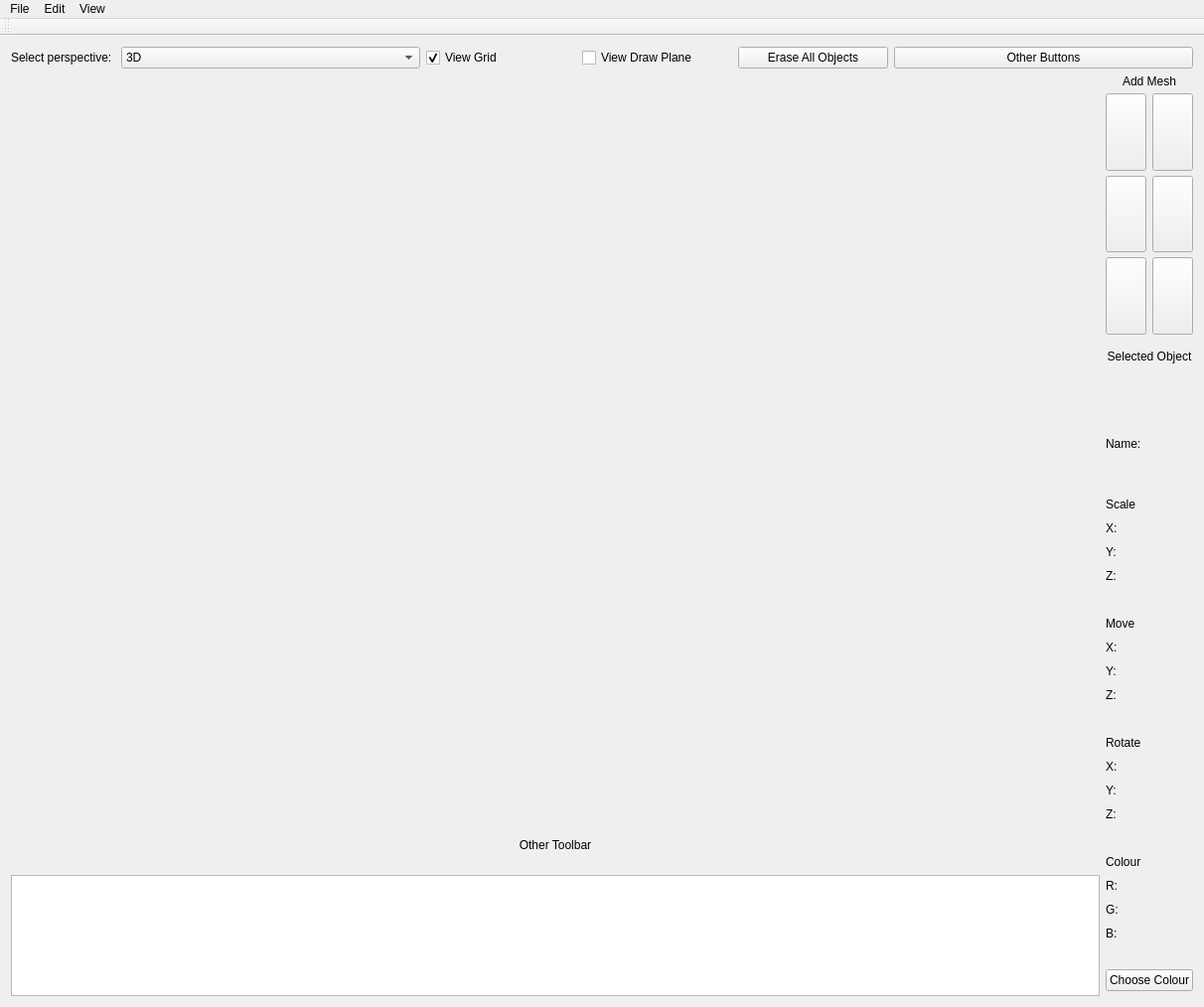
<?xml version="1.0" encoding="UTF-8"?>
<ui version="4.0">
 <class>MainWindow</class>
 <widget class="QMainWindow" name="MainWindow">
  <property name="geometry">
   <rect>
    <x>0</x>
    <y>0</y>
    <width>1212</width>
    <height>1014</height>
   </rect>
  </property>
  <property name="sizePolicy">
   <sizepolicy hsizetype="Preferred" vsizetype="Preferred">
    <horstretch>0</horstretch>
    <verstretch>0</verstretch>
   </sizepolicy>
  </property>
  <property name="windowTitle">
   <string>MainWindow</string>
  </property>
  <widget class="QWidget" name="MAINVLAYOUT">
   <layout class="QVBoxLayout" name="verticalLayout">
    <item>
     <layout class="QHBoxLayout" name="horizontalLayout_6" stretch="0,2,1,1,1,2">
      <property name="bottomMargin">
       <number>0</number>
      </property>
      <item>
       <widget class="QLabel" name="label_6">
        <property name="text">
         <string>Select perspective: </string>
        </property>
       </widget>
      </item>
      <item>
       <widget class="QComboBox" name="viewComboBox">
        <item>
         <property name="text">
          <string>3D</string>
         </property>
        </item>
        <item>
         <property name="text">
          <string>Top</string>
         </property>
        </item>
       </widget>
      </item>
      <item>
       <widget class="QCheckBox" name="wireframe">
        <property name="text">
         <string>View Grid</string>
        </property>
        <property name="checked">
         <bool>true</bool>
        </property>
       </widget>
      </item>
      <item>
       <widget class="QCheckBox" name="drawPlane">
        <property name="enabled">
         <bool>true</bool>
        </property>
        <property name="text">
         <string>View Draw Plane</string>
        </property>
       </widget>
      </item>
      <item>
       <widget class="QPushButton" name="eraseAll">
        <property name="text">
         <string>Erase All Objects</string>
        </property>
       </widget>
      </item>
      <item>
       <widget class="QPushButton" name="pushButton">
        <property name="text">
         <string>Other Buttons</string>
        </property>
       </widget>
      </item>
     </layout>
    </item>
    <item>
     <layout class="QHBoxLayout" name="mainLayout" stretch="13,1">
      <property name="sizeConstraint">
       <enum>QLayout::SetDefaultConstraint</enum>
      </property>
      <item>
       <layout class="QVBoxLayout" name="verticalLayout_5" stretch="25,1,4">
        <item>
         <layout class="QHBoxLayout" name="horizontalLayout_10">
          <item>
           <widget class="PolygonWidget" name="modelCoords" native="true"/>
          </item>
         </layout>
        </item>
        <item>
         <layout class="QHBoxLayout" name="horizontalLayout_9">
          <item>
           <widget class="QLabel" name="label_3">
            <property name="text">
             <string>Other Toolbar</string>
            </property>
            <property name="alignment">
             <set>Qt::AlignHCenter|Qt::AlignTop</set>
            </property>
           </widget>
          </item>
         </layout>
        </item>
        <item>
         <widget class="QListWidget" name="listWidget_2"/>
        </item>
       </layout>
      </item>
      <item>
       <layout class="QVBoxLayout" name="verticalLayout_4" stretch="2,5">
        <property name="spacing">
         <number>10</number>
        </property>
        <property name="sizeConstraint">
         <enum>QLayout::SetDefaultConstraint</enum>
        </property>
        <property name="bottomMargin">
         <number>0</number>
        </property>
        <item>
         <layout class="QVBoxLayout" name="MeshesLayout" stretch="1,2,2,2">
          <property name="spacing">
           <number>5</number>
          </property>
          <property name="sizeConstraint">
           <enum>QLayout::SetDefaultConstraint</enum>
          </property>
          <item>
           <widget class="QLabel" name="label">
            <property name="sizePolicy">
             <sizepolicy hsizetype="Minimum" vsizetype="Maximum">
              <horstretch>0</horstretch>
              <verstretch>0</verstretch>
             </sizepolicy>
            </property>
            <property name="frameShape">
             <enum>QFrame::NoFrame</enum>
            </property>
            <property name="text">
             <string>Add Mesh</string>
            </property>
            <property name="alignment">
             <set>Qt::AlignCenter</set>
            </property>
           </widget>
          </item>
          <item>
           <layout class="QHBoxLayout" name="horizontalLayout_3" stretch="0,0">
            <item>
             <widget class="QPushButton" name="sphereButton">
              <property name="sizePolicy">
               <sizepolicy hsizetype="Minimum" vsizetype="Minimum">
                <horstretch>0</horstretch>
                <verstretch>0</verstretch>
               </sizepolicy>
              </property>
              <property name="focusPolicy">
               <enum>Qt::ClickFocus</enum>
              </property>
              <property name="styleSheet">
               <string notr="true">border-image: url(:/buttons/sphere_icon.png);</string>
              </property>
              <property name="text">
               <string/>
              </property>
             </widget>
            </item>
            <item>
             <widget class="QPushButton" name="cubeButton">
              <property name="sizePolicy">
               <sizepolicy hsizetype="Minimum" vsizetype="Minimum">
                <horstretch>0</horstretch>
                <verstretch>0</verstretch>
               </sizepolicy>
              </property>
              <property name="focusPolicy">
               <enum>Qt::ClickFocus</enum>
              </property>
              <property name="styleSheet">
               <string notr="true">border-image: url(:/buttons/cube.png);</string>
              </property>
              <property name="text">
               <string/>
              </property>
             </widget>
            </item>
           </layout>
          </item>
          <item>
           <layout class="QHBoxLayout" name="horizontalLayout_7" stretch="0,0">
            <item>
             <widget class="QPushButton" name="cylinderButton">
              <property name="sizePolicy">
               <sizepolicy hsizetype="Minimum" vsizetype="Minimum">
                <horstretch>0</horstretch>
                <verstretch>0</verstretch>
               </sizepolicy>
              </property>
              <property name="focusPolicy">
               <enum>Qt::ClickFocus</enum>
              </property>
              <property name="styleSheet">
               <string notr="true">border-image: url(:/buttons/cylinder.png);</string>
              </property>
              <property name="text">
               <string/>
              </property>
             </widget>
            </item>
            <item>
             <widget class="QPushButton" name="coneButton">
              <property name="sizePolicy">
               <sizepolicy hsizetype="Minimum" vsizetype="Minimum">
                <horstretch>0</horstretch>
                <verstretch>0</verstretch>
               </sizepolicy>
              </property>
              <property name="focusPolicy">
               <enum>Qt::ClickFocus</enum>
              </property>
              <property name="styleSheet">
               <string notr="true">border-image: url(:/buttons/cone.png);</string>
              </property>
              <property name="text">
               <string/>
              </property>
             </widget>
            </item>
           </layout>
          </item>
          <item>
           <layout class="QHBoxLayout" name="horizontalLayout_2" stretch="0,0">
            <item>
             <widget class="QPushButton" name="sphereButton10">
              <property name="sizePolicy">
               <sizepolicy hsizetype="Minimum" vsizetype="Minimum">
                <horstretch>0</horstretch>
                <verstretch>0</verstretch>
               </sizepolicy>
              </property>
              <property name="focusPolicy">
               <enum>Qt::ClickFocus</enum>
              </property>
              <property name="styleSheet">
               <string notr="true"/>
              </property>
              <property name="text">
               <string/>
              </property>
             </widget>
            </item>
            <item>
             <widget class="QPushButton" name="pushButton_4">
              <property name="sizePolicy">
               <sizepolicy hsizetype="Minimum" vsizetype="Minimum">
                <horstretch>0</horstretch>
                <verstretch>0</verstretch>
               </sizepolicy>
              </property>
              <property name="focusPolicy">
               <enum>Qt::ClickFocus</enum>
              </property>
              <property name="styleSheet">
               <string notr="true"/>
              </property>
              <property name="text">
               <string/>
              </property>
             </widget>
            </item>
           </layout>
          </item>
         </layout>
        </item>
        <item>
         <layout class="QVBoxLayout" name="objectInfoLayout" stretch="1,1,0,1">
          <property name="spacing">
           <number>5</number>
          </property>
          <property name="sizeConstraint">
           <enum>QLayout::SetDefaultConstraint</enum>
          </property>
          <property name="bottomMargin">
           <number>5</number>
          </property>
          <item>
           <layout class="QVBoxLayout" name="verticalLayout_9">
            <property name="topMargin">
             <number>5</number>
            </property>
            <item>
             <widget class="QLabel" name="currentObjectLabel">
              <property name="text">
               <string>Selected Object</string>
              </property>
              <property name="alignment">
               <set>Qt::AlignHCenter|Qt::AlignTop</set>
              </property>
             </widget>
            </item>
           </layout>
          </item>
          <item>
           <layout class="QHBoxLayout" name="horizontalLayout_11">
            <property name="topMargin">
             <number>10</number>
            </property>
            <item>
             <widget class="QLabel" name="label_4">
              <property name="text">
               <string>Name:</string>
              </property>
             </widget>
            </item>
            <item>
             <widget class="QLabel" name="objectLabel">
              <property name="text">
               <string/>
              </property>
             </widget>
            </item>
           </layout>
          </item>
          <item>
           <layout class="QFormLayout" name="formLayout">
            <property name="fieldGrowthPolicy">
             <enum>QFormLayout::ExpandingFieldsGrow</enum>
            </property>
            <property name="verticalSpacing">
             <number>10</number>
            </property>
            <property name="topMargin">
             <number>0</number>
            </property>
            <item row="2" column="0">
             <widget class="QLabel" name="label_5">
              <property name="text">
               <string>Scale</string>
              </property>
             </widget>
            </item>
            <item row="3" column="0">
             <widget class="QLabel" name="label_13">
              <property name="text">
               <string>X:</string>
              </property>
             </widget>
            </item>
            <item row="4" column="0">
             <widget class="QLabel" name="label_14">
              <property name="text">
               <string>Y:</string>
              </property>
             </widget>
            </item>
            <item row="5" column="0">
             <widget class="QLabel" name="label_15">
              <property name="text">
               <string>Z:</string>
              </property>
             </widget>
            </item>
            <item row="7" column="0">
             <widget class="QLabel" name="label_2">
              <property name="text">
               <string>Move</string>
              </property>
             </widget>
            </item>
            <item row="8" column="0">
             <widget class="QLabel" name="label_7">
              <property name="text">
               <string>X:</string>
              </property>
             </widget>
            </item>
            <item row="9" column="0">
             <widget class="QLabel" name="label_8">
              <property name="text">
               <string>Y:</string>
              </property>
             </widget>
            </item>
            <item row="10" column="0">
             <widget class="QLabel" name="label_9">
              <property name="text">
               <string>Z:</string>
              </property>
             </widget>
            </item>
            <item row="12" column="0">
             <widget class="QLabel" name="label_10">
              <property name="text">
               <string>Rotate</string>
              </property>
             </widget>
            </item>
            <item row="13" column="0">
             <widget class="QLabel" name="label_11">
              <property name="text">
               <string>X:</string>
              </property>
             </widget>
            </item>
            <item row="14" column="0">
             <widget class="QLabel" name="label_12">
              <property name="text">
               <string>Y:</string>
              </property>
             </widget>
            </item>
            <item row="15" column="0">
             <widget class="QLabel" name="label_16">
              <property name="text">
               <string>Z:</string>
              </property>
             </widget>
            </item>
            <item row="17" column="0">
             <widget class="QLabel" name="label_17">
              <property name="text">
               <string>Colour</string>
              </property>
             </widget>
            </item>
            <item row="18" column="0">
             <widget class="QLabel" name="label_18">
              <property name="text">
               <string>R:</string>
              </property>
             </widget>
            </item>
            <item row="19" column="0">
             <widget class="QLabel" name="label_19">
              <property name="text">
               <string>G:</string>
              </property>
             </widget>
            </item>
            <item row="20" column="0">
             <widget class="QLabel" name="label_20">
              <property name="text">
               <string>B:</string>
              </property>
             </widget>
            </item>
            <item row="6" column="0">
             <widget class="QLabel" name="label_21">
              <property name="text">
               <string/>
              </property>
             </widget>
            </item>
            <item row="11" column="0">
             <widget class="QLabel" name="label_22">
              <property name="text">
               <string/>
              </property>
             </widget>
            </item>
            <item row="16" column="0">
             <widget class="QLabel" name="label_23">
              <property name="text">
               <string/>
              </property>
             </widget>
            </item>
            <item row="1" column="0">
             <widget class="QLabel" name="label_24">
              <property name="text">
               <string/>
              </property>
             </widget>
            </item>
            <item row="21" column="0">
             <widget class="QLabel" name="label_25">
              <property name="text">
               <string/>
              </property>
             </widget>
            </item>
            <item row="3" column="1">
             <widget class="QLabel" name="xScale">
              <property name="text">
               <string/>
              </property>
              <property name="alignment">
               <set>Qt::AlignJustify|Qt::AlignVCenter</set>
              </property>
              <property name="indent">
               <number>-1</number>
              </property>
             </widget>
            </item>
            <item row="4" column="1">
             <widget class="QLabel" name="yScale">
              <property name="text">
               <string/>
              </property>
              <property name="alignment">
               <set>Qt::AlignCenter</set>
              </property>
             </widget>
            </item>
            <item row="5" column="1">
             <widget class="QLabel" name="zScale">
              <property name="text">
               <string/>
              </property>
              <property name="alignment">
               <set>Qt::AlignCenter</set>
              </property>
             </widget>
            </item>
            <item row="8" column="1">
             <widget class="QLabel" name="xMove">
              <property name="text">
               <string/>
              </property>
             </widget>
            </item>
            <item row="9" column="1">
             <widget class="QLabel" name="yMove">
              <property name="text">
               <string/>
              </property>
             </widget>
            </item>
            <item row="10" column="1">
             <widget class="QLabel" name="zMove">
              <property name="text">
               <string/>
              </property>
             </widget>
            </item>
            <item row="13" column="1">
             <widget class="QLabel" name="xRotate">
              <property name="text">
               <string/>
              </property>
             </widget>
            </item>
            <item row="14" column="1">
             <widget class="QLabel" name="yRotate">
              <property name="text">
               <string/>
              </property>
             </widget>
            </item>
            <item row="15" column="1">
             <widget class="QLabel" name="zRotate">
              <property name="text">
               <string/>
              </property>
             </widget>
            </item>
            <item row="18" column="1">
             <widget class="QLabel" name="rColour">
              <property name="text">
               <string/>
              </property>
             </widget>
            </item>
            <item row="19" column="1">
             <widget class="QLabel" name="gColour">
              <property name="text">
               <string/>
              </property>
             </widget>
            </item>
            <item row="20" column="1">
             <widget class="QLabel" name="bColour">
              <property name="text">
               <string/>
              </property>
             </widget>
            </item>
           </layout>
          </item>
          <item>
           <widget class="QPushButton" name="chooseColourBtn">
            <property name="text">
             <string>Choose Colour</string>
            </property>
           </widget>
          </item>
         </layout>
        </item>
       </layout>
      </item>
     </layout>
    </item>
   </layout>
   <zorder></zorder>
   <zorder></zorder>
  </widget>
  <widget class="QMenuBar" name="menuBar">
   <property name="geometry">
    <rect>
     <x>0</x>
     <y>0</y>
     <width>1212</width>
     <height>25</height>
    </rect>
   </property>
   <widget class="QMenu" name="menuFile">
    <property name="title">
     <string>File</string>
    </property>
    <addaction name="actionLoad"/>
    <addaction name="actionSave"/>
    <addaction name="actionSaveAs"/>
    <addaction name="separator"/>
    <addaction name="actionImport_m_object_file"/>
    <addaction name="separator"/>
    <addaction name="actionExit"/>
   </widget>
   <widget class="QMenu" name="menuOpen">
    <property name="title">
     <string>Edit</string>
    </property>
    <addaction name="actionUndo"/>
   </widget>
   <widget class="QMenu" name="menuView">
    <property name="title">
     <string>View</string>
    </property>
    <widget class="QMenu" name="menuToolbars">
     <property name="tearOffEnabled">
      <bool>false</bool>
     </property>
     <property name="title">
      <string>Toolbars</string>
     </property>
     <addaction name="actionInsert_Objects"/>
     <addaction name="actionProperty_Toolbar"/>
    </widget>
    <addaction name="menuToolbars"/>
   </widget>
   <addaction name="menuFile"/>
   <addaction name="menuOpen"/>
   <addaction name="menuView"/>
  </widget>
  <widget class="QToolBar" name="mainToolBar">
   <attribute name="toolBarArea">
    <enum>TopToolBarArea</enum>
   </attribute>
   <attribute name="toolBarBreak">
    <bool>false</bool>
   </attribute>
  </widget>
  <action name="actionLoad">
   <property name="text">
    <string>Load Scene</string>
   </property>
  </action>
  <action name="actionImport_m_object_file">
   <property name="text">
    <string>Import .m object file</string>
   </property>
  </action>
  <action name="actionExit">
   <property name="text">
    <string>Exit</string>
   </property>
  </action>
  <action name="actionInsert_Objects">
   <property name="text">
    <string>Object Toolbar</string>
   </property>
  </action>
  <action name="actionProperty_Toolbar">
   <property name="text">
    <string>Property Toolbar</string>
   </property>
  </action>
  <action name="actionUndo">
   <property name="text">
    <string>Undo</string>
   </property>
   <property name="shortcut">
    <string>Ctrl+Z</string>
   </property>
  </action>
  <action name="actionSaveAs">
   <property name="text">
    <string>Save Scene As..</string>
   </property>
  </action>
  <action name="actionSave">
   <property name="text">
    <string>Save</string>
   </property>
  </action>
 </widget>
 <layoutdefault spacing="6" margin="11"/>
 <customwidgets>
  <customwidget>
   <class>PolygonWidget</class>
   <extends>QWidget</extends>
   <header>PolygonWidget.h</header>
   <container>1</container>
  </customwidget>
 </customwidgets>
 <resources/>
 <connections/>
</ui>
